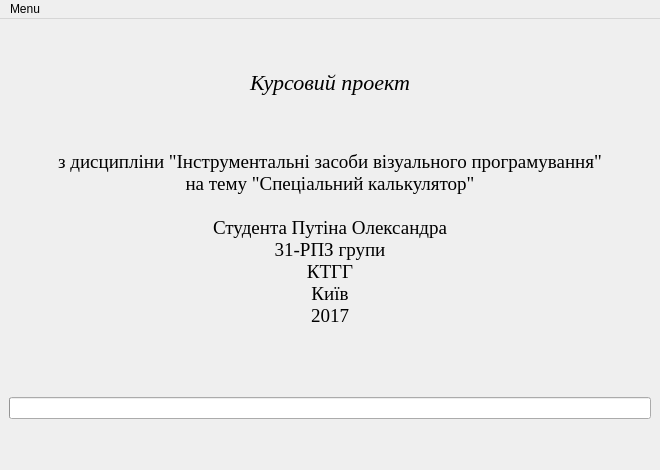
<?xml version="1.0" encoding="UTF-8"?>
<ui version="4.0">
 <class>MainWindow</class>
 <widget class="QMainWindow" name="MainWindow">
  <property name="geometry">
   <rect>
    <x>0</x>
    <y>0</y>
    <width>660</width>
    <height>470</height>
   </rect>
  </property>
  <property name="minimumSize">
   <size>
    <width>660</width>
    <height>470</height>
   </size>
  </property>
  <property name="windowTitle">
   <string>Calculator</string>
  </property>
  <widget class="QWidget" name="centralwidget">
   <layout class="QVBoxLayout" name="verticalLayout">
    <item>
     <spacer name="verticalSpacer_3">
      <property name="orientation">
       <enum>Qt::Vertical</enum>
      </property>
      <property name="sizeHint" stdset="0">
       <size>
        <width>20</width>
        <height>40</height>
       </size>
      </property>
     </spacer>
    </item>
    <item>
     <widget class="QLabel" name="label">
      <property name="font">
       <font>
        <family>Times New Roman</family>
        <pointsize>14</pointsize>
       </font>
      </property>
      <property name="text">
       <string>&lt;html&gt;&lt;head/&gt;&lt;body&gt;&lt;p&gt;&lt;span style=&quot; font-size:large; font-weight:144; font-style:italic;&quot;&gt;Курсовий проект&lt;/span&gt;&lt;/p&gt;&lt;p&gt;&lt;br/&gt;&lt;br/&gt;з дисципліни &amp;quot;Інструментальні засоби візуального програмування&amp;quot;&lt;br/&gt;на тему &amp;quot;Спеціальний калькулятор&amp;quot; &lt;br/&gt;&lt;br/&gt;Студента Путіна Олександра&lt;br/&gt;31-РПЗ групи&lt;br/&gt;КТГГ&lt;br/&gt;Київ&lt;br/&gt;2017&lt;br/&gt;&lt;/p&gt;&lt;/body&gt;&lt;/html&gt;</string>
      </property>
      <property name="textFormat">
       <enum>Qt::RichText</enum>
      </property>
      <property name="alignment">
       <set>Qt::AlignCenter</set>
      </property>
     </widget>
    </item>
    <item>
     <spacer name="verticalSpacer">
      <property name="orientation">
       <enum>Qt::Vertical</enum>
      </property>
      <property name="sizeHint" stdset="0">
       <size>
        <width>20</width>
        <height>40</height>
       </size>
      </property>
     </spacer>
    </item>
    <item>
     <widget class="QProgressBar" name="progressBar">
      <property name="value">
       <number>0</number>
      </property>
      <property name="format">
       <string/>
      </property>
     </widget>
    </item>
    <item>
     <spacer name="verticalSpacer_2">
      <property name="orientation">
       <enum>Qt::Vertical</enum>
      </property>
      <property name="sizeHint" stdset="0">
       <size>
        <width>20</width>
        <height>40</height>
       </size>
      </property>
     </spacer>
    </item>
   </layout>
  </widget>
  <widget class="QMenuBar" name="menubar">
   <property name="geometry">
    <rect>
     <x>0</x>
     <y>0</y>
     <width>660</width>
     <height>20</height>
    </rect>
   </property>
   <widget class="QMenu" name="Menu">
    <property name="title">
     <string>Menu</string>
    </property>
    <addaction name="actionHelp"/>
    <addaction name="actionAbout"/>
    <addaction name="actionExit"/>
   </widget>
   <addaction name="Menu"/>
  </widget>
  <action name="actionHelp">
   <property name="text">
    <string>Help</string>
   </property>
  </action>
  <action name="actionAbout">
   <property name="text">
    <string>About</string>
   </property>
  </action>
  <action name="actionExit">
   <property name="text">
    <string>Exit</string>
   </property>
  </action>
 </widget>
 <resources/>
 <connections>
  <connection>
   <sender>actionExit</sender>
   <signal>triggered()</signal>
   <receiver>MainWindow</receiver>
   <slot>close()</slot>
   <hints>
    <hint type="sourcelabel">
     <x>-1</x>
     <y>-1</y>
    </hint>
    <hint type="destinationlabel">
     <x>329</x>
     <y>234</y>
    </hint>
   </hints>
  </connection>
 </connections>
</ui>
